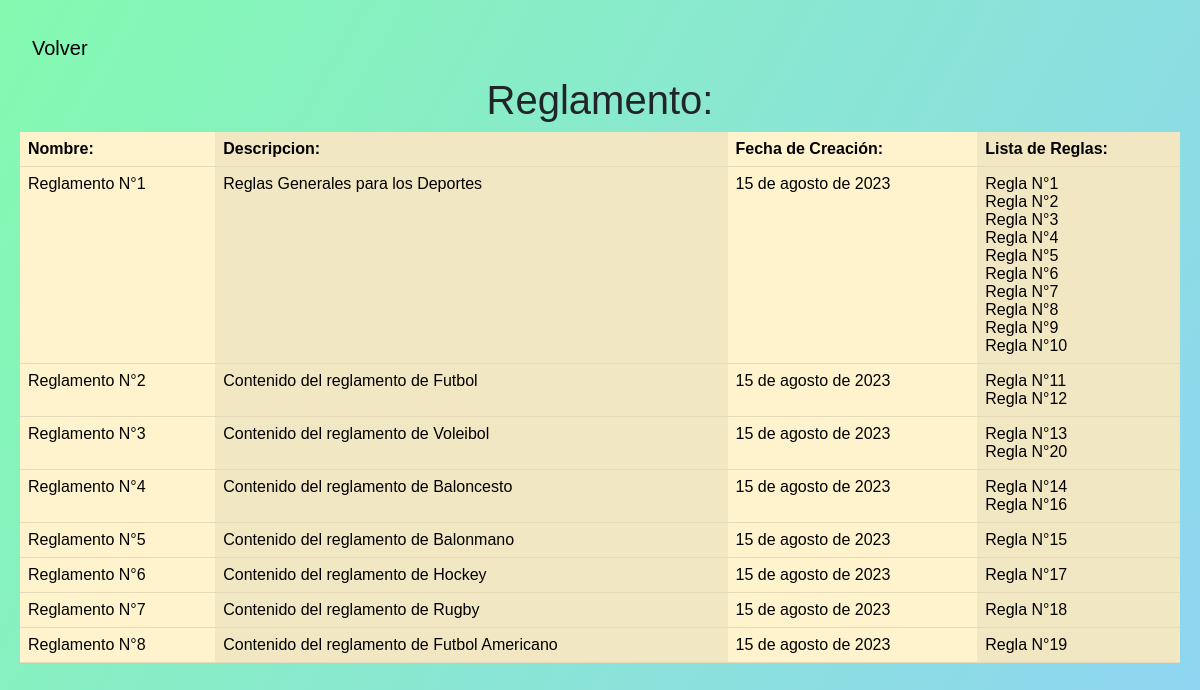
/reglamento_visualizar/, run on the app's committed database.
### dawnbem/models.py (models this page shows, shortened)
class Reglamento(models.Model):
    nombre = models.CharField(max_length=50, default=None)
    descripcion = models.CharField(max_length=50)
    fecha = models.DateField(blank=True, null=True)
    regla_list = models.ManyToManyField('Regla', related_name='reglamentos', blank=True, default=None)

class Regla(models.Model):
    nombre_regla = models.CharField(max_length=50)
    descripcion = models.CharField(max_length=300)

### dawnbem/views.py (the view)
# urls.py: path('reglamento_visualizar/', views.reglamento_visualizar, name='visualizar_reglamento'),
def reglamento_visualizar(request):
    reglamento_list = Reglamento.objects.all()
    context = {'reglamento_list': reglamento_list,
               }
    return render(request, 'reglamentoVisualizar.html', context)

### templates/reglamentoVisualizar.html (shortened to what this page needs)
{% block contenido %}
    <link href="https://cdn.jsdelivr.net/npm/bootstrap@5.3.0/dist/css/bootstrap.min.css" rel="stylesheet">
    <header>
            <nav class="navbar navbar-expand-lg ">
                <div class="container-fluid">
                  <a class="navbar-brand" href="{% url 'home' %}">Volver</a>
                </div>
              </nav>
    </header>
    <h1>Reglamento: {{ reglamento.nombre}}</h1>
    <table class="table table-warning table-striped-columns">
        <thead>
            <tr>
                <th>Nombre:</th>
                <th>Descripcion:</th>
                <th>Fecha de Creación:</th>
                <th>Lista de Reglas:</th>
            </tr>
        </thead>
       <tbody>
        {% for reglamento in reglamento_list %}
            <tr>
                <td>{{ reglamento.nombre}}</td>
                <td>{{ reglamento.descripcion }}</td>
                <td>{{ reglamento.fecha }}</td>
                <td>
                    {% for regla in reglamento.regla_list.all %}
                        {{ regla.nombre_regla }}<br>
                    {% endfor %}
                </td>
            </tr>
        {% endfor %}
    </tbody>
    </table>
{% endblock %}

### templates/reglamentoVisualizar.html (style rules this page uses)
h1 { text-align: center; }

### data on the page
Reglamento: nombre "Reglamento N°1", descripcion "Reglas Generales para los Deportes", fecha "15 de agosto de 2023"
Regla: nombre_regla "Regla N°1"
Regla: nombre_regla "Regla N°2"
Regla: nombre_regla "Regla N°3"
Regla: nombre_regla "Regla N°4"
Regla: nombre_regla "Regla N°5"
Regla: nombre_regla "Regla N°6"
Regla: nombre_regla "Regla N°7"
Regla: nombre_regla "Regla N°8"
Regla: nombre_regla "Regla N°9"
Regla: nombre_regla "Regla N°10"
Reglamento: nombre "Reglamento N°2", descripcion "Contenido del reglamento de Futbol", fecha "15 de agosto de 2023"
Regla: nombre_regla "Regla N°11"
Regla: nombre_regla "Regla N°12"
Reglamento: nombre "Reglamento N°3", descripcion "Contenido del reglamento de Voleibol", fecha "15 de agosto de 2023"
Regla: nombre_regla "Regla N°13"
Regla: nombre_regla "Regla N°20"
Reglamento: nombre "Reglamento N°4", descripcion "Contenido del reglamento de Baloncesto", fecha "15 de agosto de 2023"
Regla: nombre_regla "Regla N°14"
Regla: nombre_regla "Regla N°16"
Reglamento: nombre "Reglamento N°5", descripcion "Contenido del reglamento de Balonmano", fecha "15 de agosto de 2023"
Regla: nombre_regla "Regla N°15"
Reglamento: nombre "Reglamento N°6", descripcion "Contenido del reglamento de Hockey", fecha "15 de agosto de 2023"
Regla: nombre_regla "Regla N°17"
Reglamento: nombre "Reglamento N°7", descripcion "Contenido del reglamento de Rugby", fecha "15 de agosto de 2023"
Regla: nombre_regla "Regla N°18"
Reglamento: nombre "Reglamento N°8", descripcion "Contenido del reglamento de Futbol Americano", fecha "15 de agosto de 2023"
Regla: nombre_regla "Regla N°19"
